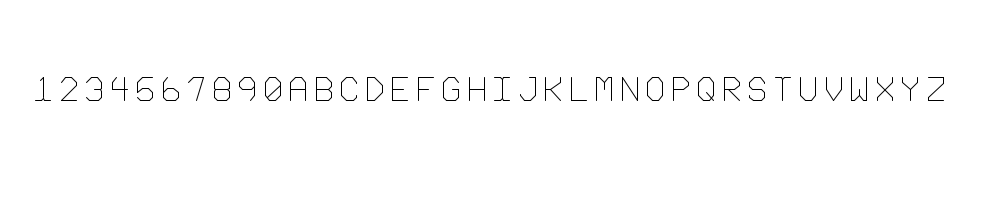
Frame 1 (no input)
Frame 60 (the mouse pressed at the canvas centre just before this capture): identical to frame 1, image omitted
Frame 120 (the mouse held since frame 60 and released just before this capture): identical to frame 1, image omitted

The Processing sketch that drew this single still picture (run headless with seeded random() and noise(); from frame 60 on, the mouse is pressed at the canvas centre):

// Processing sketch: jared_shiffman_monoline_pde
// ── jared_shiffman_monoline_pde.pde
JaredShiffmanFont JSF; 

void setup(){
  size (1000,200); 
  JSF = new JaredShiffmanFont(); 
  
  println("numPoints = " + JSF.F.letters[44].numPoints); 
}

void draw(){
  background(255); 
  stroke(0); 
  noFill(); 
  
  String myString = "1234567890abcdefghijklmnopqrstuvwxyz"; //Jared's Monospace Monoline";
  JSF.F.drawString(myString, 10,100, 0.15);
}
// ── JaredShiffmanFont.pde
// By Jared Shiffman https://www.perchinteractive.com/
// MIT Media Lab ACG (Aesthetics and Computation Group), 1999
// Ported by Golan Levin, 2017

class JaredShiffmanFont {

  jsVectorFont F;

  JaredShiffmanFont() {
    F = new jsVectorFont();
    
    F.letters[44].numPoints = 7;
    F.letters[44].pointTypes = new char[7];
    F.letters[44].x = new float[7];
    F.letters[44].y = new float[7];
    F.letters[44].pointTypes[0] = 'm';
    F.letters[44].x[0] = 20F;
    F.letters[44].y[0] = 0.0F;
    F.letters[44].pointTypes[1] = 'l';
    F.letters[44].x[1] = 40F;
    F.letters[44].y[1] = 20F;
    F.letters[44].pointTypes[2] = 'l';
    F.letters[44].x[2] = 60F;
    F.letters[44].y[2] = 0.0F;
    F.letters[44].pointTypes[3] = 'l';
    F.letters[44].x[3] = 40F;
    F.letters[44].y[3] = -20F;
    F.letters[44].pointTypes[4] = 'l';
    F.letters[44].x[4] = 20F;
    F.letters[44].y[4] = -40F;
    F.letters[44].pointTypes[5] = 'm';
    F.letters[44].x[5] = 40F;
    F.letters[44].y[5] = -20F;
    F.letters[44].pointTypes[6] = 'l';
    F.letters[44].x[6] = 20F;
    F.letters[44].y[6] = 0.0F;
    F.letters[46].numPoints = 5;
    F.letters[46].pointTypes = new char[5];
    F.letters[46].x = new float[5];
    F.letters[46].y = new float[5];
    F.letters[46].pointTypes[0] = 'm';
    F.letters[46].x[0] = 20F;
    F.letters[46].y[0] = 0.0F;
    F.letters[46].pointTypes[1] = 'l';
    F.letters[46].x[1] = 40F;
    F.letters[46].y[1] = 20F;
    F.letters[46].pointTypes[2] = 'l';
    F.letters[46].x[2] = 60F;
    F.letters[46].y[2] = 0.0F;
    F.letters[46].pointTypes[3] = 'l';
    F.letters[46].x[3] = 40F;
    F.letters[46].y[3] = -20F;
    F.letters[46].pointTypes[4] = 'l';
    F.letters[46].x[4] = 20F;
    F.letters[46].y[4] = 0.0F;
    F.letters[48].numPoints = 11;
    F.letters[48].pointTypes = new char[11];
    F.letters[48].x = new float[11];
    F.letters[48].y = new float[11];
    F.letters[48].pointTypes[0] = 'm';
    F.letters[48].x[0] = 100F;
    F.letters[48].y[0] = 120F;
    F.letters[48].pointTypes[1] = 'l';
    F.letters[48].x[1] = 70F;
    F.letters[48].y[1] = 150F;
    F.letters[48].pointTypes[2] = 'l';
    F.letters[48].x[2] = 30F;
    F.letters[48].y[2] = 150F;
    F.letters[48].pointTypes[3] = 'l';
    F.letters[48].x[3] = 0.0F;
    F.letters[48].y[3] = 120F;
    F.letters[48].pointTypes[4] = 'l';
    F.letters[48].x[4] = 0.0F;
    F.letters[48].y[4] = 30F;
    F.letters[48].pointTypes[5] = 'l';
    F.letters[48].x[5] = 30F;
    F.letters[48].y[5] = 0.0F;
    F.letters[48].pointTypes[6] = 'l';
    F.letters[48].x[6] = 70F;
    F.letters[48].y[6] = 0.0F;
    F.letters[48].pointTypes[7] = 'l';
    F.letters[48].x[7] = 100F;
    F.letters[48].y[7] = 30F;
    F.letters[48].pointTypes[8] = 'l';
    F.letters[48].x[8] = 100F;
    F.letters[48].y[8] = 120F;
    F.letters[48].pointTypes[9] = 'm';
    F.letters[48].x[9] = 16F;
    F.letters[48].y[9] = 15F;
    F.letters[48].pointTypes[10] = 'l';
    F.letters[48].x[10] = 100F;
    F.letters[48].y[10] = 100F;
    F.letters[49].numPoints = 8;
    F.letters[49].pointTypes = new char[8];
    F.letters[49].x = new float[8];
    F.letters[49].y = new float[8];
    F.letters[49].pointTypes[0] = 'm';
    F.letters[49].x[0] = 30F;
    F.letters[49].y[0] = 130F;
    F.letters[49].pointTypes[1] = 'l';
    F.letters[49].x[1] = 50F;
    F.letters[49].y[1] = 150F;
    F.letters[49].pointTypes[2] = 'l';
    F.letters[49].x[2] = 50F;
    F.letters[49].y[2] = 14F;
    F.letters[49].pointTypes[3] = 'm';
    F.letters[49].x[3] = 100F;
    F.letters[49].y[3] = 0.0F;
    F.letters[49].pointTypes[4] = 'l';
    F.letters[49].x[4] = 60F;
    F.letters[49].y[4] = 0.0F;
    F.letters[49].pointTypes[5] = 'l';
    F.letters[49].x[5] = 50F;
    F.letters[49].y[5] = 10F;
    F.letters[49].pointTypes[6] = 'l';
    F.letters[49].x[6] = 40F;
    F.letters[49].y[6] = 0.0F;
    F.letters[49].pointTypes[7] = 'l';
    F.letters[49].x[7] = 0.0F;
    F.letters[49].y[7] = 0.0F;
    F.letters[50].numPoints = 7;
    F.letters[50].pointTypes = new char[7];
    F.letters[50].x = new float[7];
    F.letters[50].y = new float[7];
    F.letters[50].pointTypes[0] = 'm';
    F.letters[50].x[0] = 0.0F;
    F.letters[50].y[0] = 120F;
    F.letters[50].pointTypes[1] = 'l';
    F.letters[50].x[1] = 30F;
    F.letters[50].y[1] = 150F;
    F.letters[50].pointTypes[2] = 'l';
    F.letters[50].x[2] = 70F;
    F.letters[50].y[2] = 150F;
    F.letters[50].pointTypes[3] = 'l';
    F.letters[50].x[3] = 100F;
    F.letters[50].y[3] = 120F;
    F.letters[50].pointTypes[4] = 'l';
    F.letters[50].x[4] = 100F;
    F.letters[50].y[4] = 100F;
    F.letters[50].pointTypes[5] = 'l';
    F.letters[50].x[5] = 0.0F;
    F.letters[50].y[5] = 0.0F;
    F.letters[50].pointTypes[6] = 'l';
    F.letters[50].x[6] = 100F;
    F.letters[50].y[6] = 0.0F;
    F.letters[51].numPoints = 13;
    F.letters[51].pointTypes = new char[13];
    F.letters[51].x = new float[13];
    F.letters[51].y = new float[13];
    F.letters[51].pointTypes[0] = 'm';
    F.letters[51].x[0] = 0.0F;
    F.letters[51].y[0] = 120F;
    F.letters[51].pointTypes[1] = 'l';
    F.letters[51].x[1] = 30F;
    F.letters[51].y[1] = 150F;
    F.letters[51].pointTypes[2] = 'l';
    F.letters[51].x[2] = 70F;
    F.letters[51].y[2] = 150F;
    F.letters[51].pointTypes[3] = 'l';
    F.letters[51].x[3] = 100F;
    F.letters[51].y[3] = 120F;
    F.letters[51].pointTypes[4] = 'l';
    F.letters[51].x[4] = 100F;
    F.letters[51].y[4] = 80F;
    F.letters[51].pointTypes[5] = 'l';
    F.letters[51].x[5] = 90F;
    F.letters[51].y[5] = 70F;
    F.letters[51].pointTypes[6] = 'l';
    F.letters[51].x[6] = 100F;
    F.letters[51].y[6] = 60F;
    F.letters[51].pointTypes[7] = 'l';
    F.letters[51].x[7] = 100F;
    F.letters[51].y[7] = 17F;
    F.letters[51].pointTypes[8] = 'l';
    F.letters[51].x[8] = 80F;
    F.letters[51].y[8] = 0.0F;
    F.letters[51].pointTypes[9] = 'l';
    F.letters[51].x[9] = 20F;
    F.letters[51].y[9] = 0.0F;
    F.letters[51].pointTypes[10] = 'l';
    F.letters[51].x[10] = 0.0F;
    F.letters[51].y[10] = 20F;
    F.letters[51].pointTypes[11] = 'm';
    F.letters[51].x[11] = 50F;
    F.letters[51].y[11] = 70F;
    F.letters[51].pointTypes[12] = 'l';
    F.letters[51].x[12] = 90F;
    F.letters[51].y[12] = 70F;
    F.letters[52].numPoints = 6;
    F.letters[52].pointTypes = new char[6];
    F.letters[52].x = new float[6];
    F.letters[52].y = new float[6];
    F.letters[52].pointTypes[0] = 'm';
    F.letters[52].x[0] = 30F;
    F.letters[52].y[0] = 150F;
    F.letters[52].pointTypes[1] = 'l';
    F.letters[52].x[1] = 0.0F;
    F.letters[52].y[1] = 120F;
    F.letters[52].pointTypes[2] = 'l';
    F.letters[52].x[2] = 0.0F;
    F.letters[52].y[2] = 70F;
    F.letters[52].pointTypes[3] = 'l';
    F.letters[52].x[3] = 100F;
    F.letters[52].y[3] = 70F;
    F.letters[52].pointTypes[4] = 'm';
    F.letters[52].x[4] = 80F;
    F.letters[52].y[4] = 150F;
    F.letters[52].pointTypes[5] = 'l';
    F.letters[52].x[5] = 80F;
    F.letters[52].y[5] = 0.0F;
    F.letters[53].numPoints = 11;
    F.letters[53].pointTypes = new char[11];
    F.letters[53].x = new float[11];
    F.letters[53].y = new float[11];
    F.letters[53].pointTypes[0] = 'm';
    F.letters[53].x[0] = 100F;
    F.letters[53].y[0] = 150F;
    F.letters[53].pointTypes[1] = 'l';
    F.letters[53].x[1] = 30F;
    F.letters[53].y[1] = 150F;
    F.letters[53].pointTypes[2] = 'l';
    F.letters[53].x[2] = 0.0F;
    F.letters[53].y[2] = 120F;
    F.letters[53].pointTypes[3] = 'l';
    F.letters[53].x[3] = 0.0F;
    F.letters[53].y[3] = 50F;
    F.letters[53].pointTypes[4] = 'l';
    F.letters[53].x[4] = 30F;
    F.letters[53].y[4] = 80F;
    F.letters[53].pointTypes[5] = 'l';
    F.letters[53].x[5] = 76F;
    F.letters[53].y[5] = 80F;
    F.letters[53].pointTypes[6] = 'l';
    F.letters[53].x[6] = 100F;
    F.letters[53].y[6] = 50F;
    F.letters[53].pointTypes[7] = 'l';
    F.letters[53].x[7] = 100F;
    F.letters[53].y[7] = 20F;
    F.letters[53].pointTypes[8] = 'l';
    F.letters[53].x[8] = 80F;
    F.letters[53].y[8] = 0.0F;
    F.letters[53].pointTypes[9] = 'l';
    F.letters[53].x[9] = 20F;
    F.letters[53].y[9] = 0.0F;
    F.letters[53].pointTypes[10] = 'l';
    F.letters[53].x[10] = 0.0F;
    F.letters[53].y[10] = 20F;
    F.letters[54].numPoints = 10;
    F.letters[54].pointTypes = new char[10];
    F.letters[54].x = new float[10];
    F.letters[54].y = new float[10];
    F.letters[54].pointTypes[0] = 'm';
    F.letters[54].x[0] = 30F;
    F.letters[54].y[0] = 150F;
    F.letters[54].pointTypes[1] = 'l';
    F.letters[54].x[1] = 0.0F;
    F.letters[54].y[1] = 120F;
    F.letters[54].pointTypes[2] = 'l';
    F.letters[54].x[2] = 0.0F;
    F.letters[54].y[2] = 20F;
    F.letters[54].pointTypes[3] = 'l';
    F.letters[54].x[3] = 20F;
    F.letters[54].y[3] = 0.0F;
    F.letters[54].pointTypes[4] = 'l';
    F.letters[54].x[4] = 80F;
    F.letters[54].y[4] = 0.0F;
    F.letters[54].pointTypes[5] = 'l';
    F.letters[54].x[5] = 100F;
    F.letters[54].y[5] = 20F;
    F.letters[54].pointTypes[6] = 'l';
    F.letters[54].x[6] = 100F;
    F.letters[54].y[6] = 50F;
    F.letters[54].pointTypes[7] = 'l';
    F.letters[54].x[7] = 70F;
    F.letters[54].y[7] = 80F;
    F.letters[54].pointTypes[8] = 'l';
    F.letters[54].x[8] = 30F;
    F.letters[54].y[8] = 80F;
    F.letters[54].pointTypes[9] = 'l';
    F.letters[54].x[9] = 0.0F;
    F.letters[54].y[9] = 50F;
    F.letters[55].numPoints = 4;
    F.letters[55].pointTypes = new char[4];
    F.letters[55].x = new float[4];
    F.letters[55].y = new float[4];
    F.letters[55].pointTypes[0] = 'm';
    F.letters[55].x[0] = 0.0F;
    F.letters[55].y[0] = 120F;
    F.letters[55].pointTypes[1] = 'l';
    F.letters[55].x[1] = 30F;
    F.letters[55].y[1] = 150F;
    F.letters[55].pointTypes[2] = 'l';
    F.letters[55].x[2] = 100F;
    F.letters[55].y[2] = 150F;
    F.letters[55].pointTypes[3] = 'l';
    F.letters[55].x[3] = 50F;
    F.letters[55].y[3] = 0.0F;
    F.letters[56].numPoints = 17;
    F.letters[56].pointTypes = new char[17];
    F.letters[56].x = new float[17];
    F.letters[56].y = new float[17];
    F.letters[56].pointTypes[0] = 'm';
    F.letters[56].x[0] = 0.0F;
    F.letters[56].y[0] = 120F;
    F.letters[56].pointTypes[1] = 'l';
    F.letters[56].x[1] = 30F;
    F.letters[56].y[1] = 150F;
    F.letters[56].pointTypes[2] = 'l';
    F.letters[56].x[2] = 70F;
    F.letters[56].y[2] = 150F;
    F.letters[56].pointTypes[3] = 'l';
    F.letters[56].x[3] = 100F;
    F.letters[56].y[3] = 120F;
    F.letters[56].pointTypes[4] = 'l';
    F.letters[56].x[4] = 100F;
    F.letters[56].y[4] = 80F;
    F.letters[56].pointTypes[5] = 'l';
    F.letters[56].x[5] = 87F;
    F.letters[56].y[5] = 70F;
    F.letters[56].pointTypes[6] = 'l';
    F.letters[56].x[6] = 100F;
    F.letters[56].y[6] = 60F;
    F.letters[56].pointTypes[7] = 'l';
    F.letters[56].x[7] = 100F;
    F.letters[56].y[7] = 20F;
    F.letters[56].pointTypes[8] = 'l';
    F.letters[56].x[8] = 80F;
    F.letters[56].y[8] = 0.0F;
    F.letters[56].pointTypes[9] = 'l';
    F.letters[56].x[9] = 20F;
    F.letters[56].y[9] = 0.0F;
    F.letters[56].pointTypes[10] = 'l';
    F.letters[56].x[10] = 0.0F;
    F.letters[56].y[10] = 20F;
    F.letters[56].pointTypes[11] = 'l';
    F.letters[56].x[11] = 0.0F;
    F.letters[56].y[11] = 60F;
    F.letters[56].pointTypes[12] = 'l';
    F.letters[56].x[12] = 10F;
    F.letters[56].y[12] = 70F;
    F.letters[56].pointTypes[13] = 'l';
    F.letters[56].x[13] = 0.0F;
    F.letters[56].y[13] = 80F;
    F.letters[56].pointTypes[14] = 'l';
    F.letters[56].x[14] = 0.0F;
    F.letters[56].y[14] = 120F;
    F.letters[56].pointTypes[15] = 'm';
    F.letters[56].x[15] = 10F;
    F.letters[56].y[15] = 70F;
    F.letters[56].pointTypes[16] = 'l';
    F.letters[56].x[16] = 87F;
    F.letters[56].y[16] = 70F;
    F.letters[57].numPoints = 12;
    F.letters[57].pointTypes = new char[12];
    F.letters[57].x = new float[12];
    F.letters[57].y = new float[12];
    F.letters[57].pointTypes[0] = 'm';
    F.letters[57].x[0] = 20F;
    F.letters[57].y[0] = 70F;
    F.letters[57].pointTypes[1] = 'l';
    F.letters[57].x[1] = 0.0F;
    F.letters[57].y[1] = 87F;
    F.letters[57].pointTypes[2] = 'l';
    F.letters[57].x[2] = 0.0F;
    F.letters[57].y[2] = 120F;
    F.letters[57].pointTypes[3] = 'l';
    F.letters[57].x[3] = 30F;
    F.letters[57].y[3] = 150F;
    F.letters[57].pointTypes[4] = 'l';
    F.letters[57].x[4] = 70F;
    F.letters[57].y[4] = 150F;
    F.letters[57].pointTypes[5] = 'l';
    F.letters[57].x[5] = 100F;
    F.letters[57].y[5] = 120F;
    F.letters[57].pointTypes[6] = 'l';
    F.letters[57].x[6] = 100F;
    F.letters[57].y[6] = 90F;
    F.letters[57].pointTypes[7] = 'l';
    F.letters[57].x[7] = 100F;
    F.letters[57].y[7] = 30F;
    F.letters[57].pointTypes[8] = 'l';
    F.letters[57].x[8] = 73F;
    F.letters[57].y[8] = 0.0F;
    F.letters[57].pointTypes[9] = 'm';
    F.letters[57].x[9] = 20F;
    F.letters[57].y[9] = 70F;
    F.letters[57].pointTypes[10] = 'l';
    F.letters[57].x[10] = 80F;
    F.letters[57].y[10] = 70F;
    F.letters[57].pointTypes[11] = 'l';
    F.letters[57].x[11] = 100F;
    F.letters[57].y[11] = 90F;
    F.letters[97].numPoints = 8;
    F.letters[97].pointTypes = new char[8];
    F.letters[97].x = new float[8];
    F.letters[97].y = new float[8];
    F.letters[97].pointTypes[0] = 'm';
    F.letters[97].x[0] = 0.0F;
    F.letters[97].y[0] = 0.0F;
    F.letters[97].pointTypes[1] = 'l';
    F.letters[97].x[1] = 0.0F;
    F.letters[97].y[1] = 120F;
    F.letters[97].pointTypes[2] = 'l';
    F.letters[97].x[2] = 30F;
    F.letters[97].y[2] = 150F;
    F.letters[97].pointTypes[3] = 'l';
    F.letters[97].x[3] = 70F;
    F.letters[97].y[3] = 150F;
    F.letters[97].pointTypes[4] = 'l';
    F.letters[97].x[4] = 100F;
    F.letters[97].y[4] = 120F;
    F.letters[97].pointTypes[5] = 'l';
    F.letters[97].x[5] = 100F;
    F.letters[97].y[5] = 0.0F;
    F.letters[97].pointTypes[6] = 'm';
    F.letters[97].x[6] = 0.0F;
    F.letters[97].y[6] = 70F;
    F.letters[97].pointTypes[7] = 'l';
    F.letters[97].x[7] = 100F;
    F.letters[97].y[7] = 70F;
    F.letters[98].numPoints = 13;
    F.letters[98].pointTypes = new char[13];
    F.letters[98].x = new float[13];
    F.letters[98].y = new float[13];
    F.letters[98].pointTypes[0] = 'm';
    F.letters[98].x[0] = 0.0F;
    F.letters[98].y[0] = 0.0F;
    F.letters[98].pointTypes[1] = 'l';
    F.letters[98].x[1] = 0.0F;
    F.letters[98].y[1] = 150F;
    F.letters[98].pointTypes[2] = 'l';
    F.letters[98].x[2] = 70F;
    F.letters[98].y[2] = 150F;
    F.letters[98].pointTypes[3] = 'l';
    F.letters[98].x[3] = 100F;
    F.letters[98].y[3] = 120F;
    F.letters[98].pointTypes[4] = 'l';
    F.letters[98].x[4] = 100F;
    F.letters[98].y[4] = 90F;
    F.letters[98].pointTypes[5] = 'm';
    F.letters[98].x[5] = 0.0F;
    F.letters[98].y[5] = 0.0F;
    F.letters[98].pointTypes[6] = 'l';
    F.letters[98].x[6] = 80F;
    F.letters[98].y[6] = 0.0F;
    F.letters[98].pointTypes[7] = 'l';
    F.letters[98].x[7] = 100F;
    F.letters[98].y[7] = 20F;
    F.letters[98].pointTypes[8] = 'l';
    F.letters[98].x[8] = 100F;
    F.letters[98].y[8] = 50F;
    F.letters[98].pointTypes[9] = 'l';
    F.letters[98].x[9] = 80F;
    F.letters[98].y[9] = 70F;
    F.letters[98].pointTypes[10] = 'l';
    F.letters[98].x[10] = 100F;
    F.letters[98].y[10] = 90F;
    F.letters[98].pointTypes[11] = 'm';
    F.letters[98].x[11] = 0.0F;
    F.letters[98].y[11] = 70F;
    F.letters[98].pointTypes[12] = 'l';
    F.letters[98].x[12] = 80F;
    F.letters[98].y[12] = 70F;
    F.letters[99].numPoints = 10;
    F.letters[99].pointTypes = new char[10];
    F.letters[99].x = new float[10];
    F.letters[99].y = new float[10];
    F.letters[99].pointTypes[0] = 'm';
    F.letters[99].x[0] = 100F;
    F.letters[99].y[0] = 110F;
    F.letters[99].pointTypes[1] = 'l';
    F.letters[99].x[1] = 100F;
    F.letters[99].y[1] = 120F;
    F.letters[99].pointTypes[2] = 'l';
    F.letters[99].x[2] = 70F;
    F.letters[99].y[2] = 150F;
    F.letters[99].pointTypes[3] = 'l';
    F.letters[99].x[3] = 30F;
    F.letters[99].y[3] = 150F;
    F.letters[99].pointTypes[4] = 'l';
    F.letters[99].x[4] = 0.0F;
    F.letters[99].y[4] = 120F;
    F.letters[99].pointTypes[5] = 'l';
    F.letters[99].x[5] = 0.0F;
    F.letters[99].y[5] = 30F;
    F.letters[99].pointTypes[6] = 'l';
    F.letters[99].x[6] = 30F;
    F.letters[99].y[6] = 0.0F;
    F.letters[99].pointTypes[7] = 'l';
    F.letters[99].x[7] = 80F;
    F.letters[99].y[7] = 0.0F;
    F.letters[99].pointTypes[8] = 'l';
    F.letters[99].x[8] = 100F;
    F.letters[99].y[8] = 20F;
    F.letters[99].pointTypes[9] = 'l';
    F.letters[99].x[9] = 100F;
    F.letters[99].y[9] = 30F;
    F.letters[100].numPoints = 7;
    F.letters[100].pointTypes = new char[7];
    F.letters[100].x = new float[7];
    F.letters[100].y = new float[7];
    F.letters[100].pointTypes[0] = 'm';
    F.letters[100].x[0] = 0.0F;
    F.letters[100].y[0] = 150F;
    F.letters[100].pointTypes[1] = 'l';
    F.letters[100].x[1] = 0.0F;
    F.letters[100].y[1] = 0.0F;
    F.letters[100].pointTypes[2] = 'l';
    F.letters[100].x[2] = 50F;
    F.letters[100].y[2] = 0.0F;
    F.letters[100].pointTypes[3] = 'l';
    F.letters[100].x[3] = 100F;
    F.letters[100].y[3] = 50F;
    F.letters[100].pointTypes[4] = 'l';
    F.letters[100].x[4] = 100F;
    F.letters[100].y[4] = 100F;
    F.letters[100].pointTypes[5] = 'l';
    F.letters[100].x[5] = 50F;
    F.letters[100].y[5] = 150F;
    F.letters[100].pointTypes[6] = 'l';
    F.letters[100].x[6] = 0.0F;
    F.letters[100].y[6] = 150F;
    F.letters[101].numPoints = 7;
    F.letters[101].pointTypes = new char[7];
    F.letters[101].x = new float[7];
    F.letters[101].y = new float[7];
    F.letters[101].pointTypes[0] = 'm';
    F.letters[101].x[0] = 70F;
    F.letters[101].y[0] = 70F;
    F.letters[101].pointTypes[1] = 'l';
    F.letters[101].x[1] = 0.0F;
    F.letters[101].y[1] = 70F;
    F.letters[101].pointTypes[2] = 'l';
    F.letters[101].x[2] = 0.0F;
    F.letters[101].y[2] = 0.0F;
    F.letters[101].pointTypes[3] = 'l';
    F.letters[101].x[3] = 100F;
    F.letters[101].y[3] = 0.0F;
    F.letters[101].pointTypes[4] = 'm';
    F.letters[101].x[4] = 100F;
    F.letters[101].y[4] = 150F;
    F.letters[101].pointTypes[5] = 'l';
    F.letters[101].x[5] = 0.0F;
    F.letters[101].y[5] = 150F;
    F.letters[101].pointTypes[6] = 'l';
    F.letters[101].x[6] = 0.0F;
    F.letters[101].y[6] = 70F;
    F.letters[102].numPoints = 5;
    F.letters[102].pointTypes = new char[5];
    F.letters[102].x = new float[5];
    F.letters[102].y = new float[5];
    F.letters[102].pointTypes[0] = 'm';
    F.letters[102].x[0] = 100F;
    F.letters[102].y[0] = 150F;
    F.letters[102].pointTypes[1] = 'l';
    F.letters[102].x[1] = 0.0F;
    F.letters[102].y[1] = 150F;
    F.letters[102].pointTypes[2] = 'l';
    F.letters[102].x[2] = 0.0F;
    F.letters[102].y[2] = 0.0F;
    F.letters[102].pointTypes[3] = 'm';
    F.letters[102].x[3] = 70F;
    F.letters[102].y[3] = 70F;
    F.letters[102].pointTypes[4] = 'l';
    F.letters[102].x[4] = 0.0F;
    F.letters[102].y[4] = 70F;
    F.letters[103].numPoints = 10;
    F.letters[103].pointTypes = new char[10];
    F.letters[103].x = new float[10];
    F.letters[103].y = new float[10];
    F.letters[103].pointTypes[0] = 'm';
    F.letters[103].x[0] = 100F;
    F.letters[103].y[0] = 120F;
    F.letters[103].pointTypes[1] = 'l';
    F.letters[103].x[1] = 70F;
    F.letters[103].y[1] = 150F;
    F.letters[103].pointTypes[2] = 'l';
    F.letters[103].x[2] = 30F;
    F.letters[103].y[2] = 150F;
    F.letters[103].pointTypes[3] = 'l';
    F.letters[103].x[3] = 0.0F;
    F.letters[103].y[3] = 120F;
    F.letters[103].pointTypes[4] = 'l';
    F.letters[103].x[4] = 0.0F;
    F.letters[103].y[4] = 20F;
    F.letters[103].pointTypes[5] = 'l';
    F.letters[103].x[5] = 20F;
    F.letters[103].y[5] = 0.0F;
    F.letters[103].pointTypes[6] = 'l';
    F.letters[103].x[6] = 77F;
    F.letters[103].y[6] = 0.0F;
    F.letters[103].pointTypes[7] = 'l';
    F.letters[103].x[7] = 100F;
    F.letters[103].y[7] = 20F;
    F.letters[103].pointTypes[8] = 'l';
    F.letters[103].x[8] = 100F;
    F.letters[103].y[8] = 70F;
    F.letters[103].pointTypes[9] = 'l';
    F.letters[103].x[9] = 60F;
    F.letters[103].y[9] = 70F;
    F.letters[104].numPoints = 6;
    F.letters[104].pointTypes = new char[6];
    F.letters[104].x = new float[6];
    F.letters[104].y = new float[6];
    F.letters[104].pointTypes[0] = 'm';
    F.letters[104].x[0] = 0.0F;
    F.letters[104].y[0] = 150F;
    F.letters[104].pointTypes[1] = 'l';
    F.letters[104].x[1] = 0.0F;
    F.letters[104].y[1] = 0.0F;
    F.letters[104].pointTypes[2] = 'm';
    F.letters[104].x[2] = 100F;
    F.letters[104].y[2] = 150F;
    F.letters[104].pointTypes[3] = 'l';
    F.letters[104].x[3] = 100F;
    F.letters[104].y[3] = 0.0F;
    F.letters[104].pointTypes[4] = 'm';
    F.letters[104].x[4] = 0.0F;
    F.letters[104].y[4] = 70F;
    F.letters[104].pointTypes[5] = 'l';
    F.letters[104].x[5] = 100F;
    F.letters[104].y[5] = 70F;
    F.letters[105].numPoints = 12;
    F.letters[105].pointTypes = new char[12];
    F.letters[105].x = new float[12];
    F.letters[105].y = new float[12];
    F.letters[105].pointTypes[0] = 'm';
    F.letters[105].x[0] = 50F;
    F.letters[105].y[0] = 140F;
    F.letters[105].pointTypes[1] = 'l';
    F.letters[105].x[1] = 50F;
    F.letters[105].y[1] = 10F;
    F.letters[105].pointTypes[2] = 'm';
    F.letters[105].x[2] = 100F;
    F.letters[105].y[2] = 150F;
    F.letters[105].pointTypes[3] = 'l';
    F.letters[105].x[3] = 60F;
    F.letters[105].y[3] = 150F;
    F.letters[105].pointTypes[4] = 'l';
    F.letters[105].x[4] = 50F;
    F.letters[105].y[4] = 140F;
    F.letters[105].pointTypes[5] = 'l';
    F.letters[105].x[5] = 40F;
    F.letters[105].y[5] = 150F;
    F.letters[105].pointTypes[6] = 'l';
    F.letters[105].x[6] = 0.0F;
    F.letters[105].y[6] = 150F;
    F.letters[105].pointTypes[7] = 'm';
    F.letters[105].x[7] = 0.0F;
    F.letters[105].y[7] = 0.0F;
    F.letters[105].pointTypes[8] = 'l';
    F.letters[105].x[8] = 40F;
    F.letters[105].y[8] = 0.0F;
    F.letters[105].pointTypes[9] = 'l';
    F.letters[105].x[9] = 50F;
    F.letters[105].y[9] = 10F;
    F.letters[105].pointTypes[10] = 'l';
    F.letters[105].x[10] = 60F;
    F.letters[105].y[10] = 0.0F;
    F.letters[105].pointTypes[11] = 'l';
    F.letters[105].x[11] = 100F;
    F.letters[105].y[11] = 0.0F;
    F.letters[106].numPoints = 7;
    F.letters[106].pointTypes = new char[7];
    F.letters[106].x = new float[7];
    F.letters[106].y = new float[7];
    F.letters[106].pointTypes[0] = 'm';
    F.letters[106].x[0] = 60F;
    F.letters[106].y[0] = 150F;
    F.letters[106].pointTypes[1] = 'l';
    F.letters[106].x[1] = 100F;
    F.letters[106].y[1] = 150F;
    F.letters[106].pointTypes[2] = 'l';
    F.letters[106].x[2] = 100F;
    F.letters[106].y[2] = 30F;
    F.letters[106].pointTypes[3] = 'l';
    F.letters[106].x[3] = 70F;
    F.letters[106].y[3] = 0.0F;
    F.letters[106].pointTypes[4] = 'l';
    F.letters[106].x[4] = 30F;
    F.letters[106].y[4] = 0.0F;
    F.letters[106].pointTypes[5] = 'l';
    F.letters[106].x[5] = 0.0F;
    F.letters[106].y[5] = 30F;
    F.letters[106].pointTypes[6] = 'l';
    F.letters[106].x[6] = 0.0F;
    F.letters[106].y[6] = 40F;
    F.letters[107].numPoints = 8;
    F.letters[107].pointTypes = new char[8];
    F.letters[107].x = new float[8];
    F.letters[107].y = new float[8];
    F.letters[107].pointTypes[0] = 'm';
    F.letters[107].x[0] = 0.0F;
    F.letters[107].y[0] = 150F;
    F.letters[107].pointTypes[1] = 'l';
    F.letters[107].x[1] = 0.0F;
    F.letters[107].y[1] = 0.0F;
    F.letters[107].pointTypes[2] = 'm';
    F.letters[107].x[2] = 100F;
    F.letters[107].y[2] = 150F;
    F.letters[107].pointTypes[3] = 'l';
    F.letters[107].x[3] = 100F;
    F.letters[107].y[3] = 120F;
    F.letters[107].pointTypes[4] = 'l';
    F.letters[107].x[4] = 30F;
    F.letters[107].y[4] = 70F;
    F.letters[107].pointTypes[5] = 'l';
    F.letters[107].x[5] = 100F;
    F.letters[107].y[5] = 0.0F;
    F.letters[107].pointTypes[6] = 'm';
    F.letters[107].x[6] = 0.0F;
    F.letters[107].y[6] = 70F;
    F.letters[107].pointTypes[7] = 'l';
    F.letters[107].x[7] = 30F;
    F.letters[107].y[7] = 70F;
    F.letters[108].numPoints = 3;
    F.letters[108].pointTypes = new char[3];
    F.letters[108].x = new float[3];
    F.letters[108].y = new float[3];
    F.letters[108].pointTypes[0] = 'm';
    F.letters[108].x[0] = 0.0F;
    F.letters[108].y[0] = 150F;
    F.letters[108].pointTypes[1] = 'l';
    F.letters[108].x[1] = 0.0F;
    F.letters[108].y[1] = 0.0F;
    F.letters[108].pointTypes[2] = 'l';
    F.letters[108].x[2] = 100F;
    F.letters[108].y[2] = 0.0F;
    F.letters[109].numPoints = 9;
    F.letters[109].pointTypes = new char[9];
    F.letters[109].x = new float[9];
    F.letters[109].y = new float[9];
    F.letters[109].pointTypes[0] = 'm';
    F.letters[109].x[0] = 0.0F;
    F.letters[109].y[0] = 0.0F;
    F.letters[109].pointTypes[1] = 'l';
    F.letters[109].x[1] = 0.0F;
    F.letters[109].y[1] = 150F;
    F.letters[109].pointTypes[2] = 'l';
    F.letters[109].x[2] = 20F;
    F.letters[109].y[2] = 150F;
    F.letters[109].pointTypes[3] = 'l';
    F.letters[109].x[3] = 50F;
    F.letters[109].y[3] = 120F;
    F.letters[109].pointTypes[4] = 'l';
    F.letters[109].x[4] = 80F;
    F.letters[109].y[4] = 150F;
    F.letters[109].pointTypes[5] = 'l';
    F.letters[109].x[5] = 100F;
    F.letters[109].y[5] = 150F;
    F.letters[109].pointTypes[6] = 'l';
    F.letters[109].x[6] = 100F;
    F.letters[109].y[6] = 0.0F;
    F.letters[109].pointTypes[7] = 'm';
    F.letters[109].x[7] = 50F;
    F.letters[109].y[7] = 70F;
    F.letters[109].pointTypes[8] = 'l';
    F.letters[109].x[8] = 50F;
    F.letters[109].y[8] = 120F;
    F.letters[110].numPoints = 5;
    F.letters[110].pointTypes = new char[5];
    F.letters[110].x = new float[5];
    F.letters[110].y = new float[5];
    F.letters[110].pointTypes[0] = 'm';
    F.letters[110].x[0] = 0.0F;
    F.letters[110].y[0] = 0.0F;
    F.letters[110].pointTypes[1] = 'l';
    F.letters[110].x[1] = 0.0F;
    F.letters[110].y[1] = 150F;
    F.letters[110].pointTypes[2] = 'l';
    F.letters[110].x[2] = 100F;
    F.letters[110].y[2] = 0.0F;
    F.letters[110].pointTypes[3] = 'l';
    F.letters[110].x[3] = 100F;
    F.letters[110].y[3] = 130F;
    F.letters[110].pointTypes[4] = 'l';
    F.letters[110].x[4] = 100F;
    F.letters[110].y[4] = 150F;
    F.letters[111].numPoints = 9;
    F.letters[111].pointTypes = new char[9];
    F.letters[111].x = new float[9];
    F.letters[111].y = new float[9];
    F.letters[111].pointTypes[0] = 'm';
    F.letters[111].x[0] = 0.0F;
    F.letters[111].y[0] = 33F;
    F.letters[111].pointTypes[1] = 'l';
    F.letters[111].x[1] = 30F;
    F.letters[111].y[1] = 0.0F;
    F.letters[111].pointTypes[2] = 'l';
    F.letters[111].x[2] = 70F;
    F.letters[111].y[2] = 0.0F;
    F.letters[111].pointTypes[3] = 'l';
    F.letters[111].x[3] = 100F;
    F.letters[111].y[3] = 33F;
    F.letters[111].pointTypes[4] = 'l';
    F.letters[111].x[4] = 100F;
    F.letters[111].y[4] = 120F;
    F.letters[111].pointTypes[5] = 'l';
    F.letters[111].x[5] = 70F;
    F.letters[111].y[5] = 150F;
    F.letters[111].pointTypes[6] = 'l';
    F.letters[111].x[6] = 30F;
    F.letters[111].y[6] = 150F;
    F.letters[111].pointTypes[7] = 'l';
    F.letters[111].x[7] = 0.0F;
    F.letters[111].y[7] = 120F;
    F.letters[111].pointTypes[8] = 'l';
    F.letters[111].x[8] = 0.0F;
    F.letters[111].y[8] = 33F;
    F.letters[112].numPoints = 7;
    F.letters[112].pointTypes = new char[7];
    F.letters[112].x = new float[7];
    F.letters[112].y = new float[7];
    F.letters[112].pointTypes[0] = 'm';
    F.letters[112].x[0] = 0.0F;
    F.letters[112].y[0] = 0.0F;
    F.letters[112].pointTypes[1] = 'l';
    F.letters[112].x[1] = 0.0F;
    F.letters[112].y[1] = 150F;
    F.letters[112].pointTypes[2] = 'l';
    F.letters[112].x[2] = 70F;
    F.letters[112].y[2] = 150F;
    F.letters[112].pointTypes[3] = 'l';
    F.letters[112].x[3] = 100F;
    F.letters[112].y[3] = 120F;
    F.letters[112].pointTypes[4] = 'l';
    F.letters[112].x[4] = 100F;
    F.letters[112].y[4] = 100F;
    F.letters[112].pointTypes[5] = 'l';
    F.letters[112].x[5] = 70F;
    F.letters[112].y[5] = 70F;
    F.letters[112].pointTypes[6] = 'l';
    F.letters[112].x[6] = 0.0F;
    F.letters[112].y[6] = 70F;
    F.letters[113].numPoints = 11;
    F.letters[113].pointTypes = new char[11];
    F.letters[113].x = new float[11];
    F.letters[113].y = new float[11];
    F.letters[113].pointTypes[0] = 'm';
    F.letters[113].x[0] = 0.0F;
    F.letters[113].y[0] = 120F;
    F.letters[113].pointTypes[1] = 'l';
    F.letters[113].x[1] = 30F;
    F.letters[113].y[1] = 150F;
    F.letters[113].pointTypes[2] = 'l';
    F.letters[113].x[2] = 70F;
    F.letters[113].y[2] = 150F;
    F.letters[113].pointTypes[3] = 'l';
    F.letters[113].x[3] = 100F;
    F.letters[113].y[3] = 120F;
    F.letters[113].pointTypes[4] = 'l';
    F.letters[113].x[4] = 100F;
    F.letters[113].y[4] = 30F;
    F.letters[113].pointTypes[5] = 'l';
    F.letters[113].x[5] = 70F;
    F.letters[113].y[5] = 0.0F;
    F.letters[113].pointTypes[6] = 'l';
    F.letters[113].x[6] = 30F;
    F.letters[113].y[6] = 0.0F;
    F.letters[113].pointTypes[7] = 'l';
    F.letters[113].x[7] = 0.0F;
    F.letters[113].y[7] = 30F;
    F.letters[113].pointTypes[8] = 'l';
    F.letters[113].x[8] = 0.0F;
    F.letters[113].y[8] = 120F;
    F.letters[113].pointTypes[9] = 'm';
    F.letters[113].x[9] = 50F;
    F.letters[113].y[9] = 50F;
    F.letters[113].pointTypes[10] = 'l';
    F.letters[113].x[10] = 100F;
    F.letters[113].y[10] = 0.0F;
    F.letters[114].numPoints = 9;
    F.letters[114].pointTypes = new char[9];
    F.letters[114].x = new float[9];
    F.letters[114].y = new float[9];
    F.letters[114].pointTypes[0] = 'm';
    F.letters[114].x[0] = 0.0F;
    F.letters[114].y[0] = 0.0F;
    F.letters[114].pointTypes[1] = 'l';
    F.letters[114].x[1] = 0.0F;
    F.letters[114].y[1] = 150F;
    F.letters[114].pointTypes[2] = 'l';
    F.letters[114].x[2] = 70F;
    F.letters[114].y[2] = 150F;
    F.letters[114].pointTypes[3] = 'l';
    F.letters[114].x[3] = 100F;
    F.letters[114].y[3] = 120F;
    F.letters[114].pointTypes[4] = 'l';
    F.letters[114].x[4] = 100F;
    F.letters[114].y[4] = 100F;
    F.letters[114].pointTypes[5] = 'l';
    F.letters[114].x[5] = 70F;
    F.letters[114].y[5] = 70F;
    F.letters[114].pointTypes[6] = 'l';
    F.letters[114].x[6] = 0.0F;
    F.letters[114].y[6] = 70F;
    F.letters[114].pointTypes[7] = 'm';
    F.letters[114].x[7] = 30F;
    F.letters[114].y[7] = 70F;
    F.letters[114].pointTypes[8] = 'l';
    F.letters[114].x[8] = 100F;
    F.letters[114].y[8] = 0.0F;
    F.letters[115].numPoints = 16;
    F.letters[115].pointTypes = new char[16];
    F.letters[115].x = new float[16];
    F.letters[115].y = new float[16];
    F.letters[115].pointTypes[0] = 'm';
    F.letters[115].x[0] = 100F;
    F.letters[115].y[0] = 120F;
    F.letters[115].pointTypes[1] = 'l';
    F.letters[115].x[1] = 70F;
    F.letters[115].y[1] = 150F;
    F.letters[115].pointTypes[2] = 'l';
    F.letters[115].x[2] = 30F;
    F.letters[115].y[2] = 150F;
    F.letters[115].pointTypes[3] = 'l';
    F.letters[115].x[3] = 0.0F;
    F.letters[115].y[3] = 120F;
    F.letters[115].pointTypes[4] = 'l';
    F.letters[115].x[4] = 0.0F;
    F.letters[115].y[4] = 90F;
    F.letters[115].pointTypes[5] = 'l';
    F.letters[115].x[5] = 20F;
    F.letters[115].y[5] = 70F;
    F.letters[115].pointTypes[6] = 'l';
    F.letters[115].x[6] = 80F;
    F.letters[115].y[6] = 70F;
    F.letters[115].pointTypes[7] = 'l';
    F.letters[115].x[7] = 100F;
    F.letters[115].y[7] = 50F;
    F.letters[115].pointTypes[8] = 'l';
    F.letters[115].x[8] = 100F;
    F.letters[115].y[8] = 17F;
    F.letters[115].pointTypes[9] = 'l';
    F.letters[115].x[9] = 80F;
    F.letters[115].y[9] = 0.0F;
    F.letters[115].pointTypes[10] = 'l';
    F.letters[115].x[10] = 24F;
    F.letters[115].y[10] = 0.0F;
    F.letters[115].pointTypes[11] = 'l';
    F.letters[115].x[11] = 0.0F;
    F.letters[115].y[11] = 20F;
    F.letters[115].pointTypes[12] = 'm';
    F.letters[115].x[12] = 0.0F;
    F.letters[115].y[12] = 30F;
    F.letters[115].pointTypes[13] = 'l';
    F.letters[115].x[13] = 0.0F;
    F.letters[115].y[13] = 20F;
    F.letters[115].pointTypes[14] = 'm';
    F.letters[115].x[14] = 100F;
    F.letters[115].y[14] = 110F;
    F.letters[115].pointTypes[15] = 'l';
    F.letters[115].x[15] = 100F;
    F.letters[115].y[15] = 120F;
    F.letters[116].numPoints = 7;
    F.letters[116].pointTypes = new char[7];
    F.letters[116].x = new float[7];
    F.letters[116].y = new float[7];
    F.letters[116].pointTypes[0] = 'm';
    F.letters[116].x[0] = 0.0F;
    F.letters[116].y[0] = 150F;
    F.letters[116].pointTypes[1] = 'l';
    F.letters[116].x[1] = 40F;
    F.letters[116].y[1] = 150F;
    F.letters[116].pointTypes[2] = 'l';
    F.letters[116].x[2] = 50F;
    F.letters[116].y[2] = 140F;
    F.letters[116].pointTypes[3] = 'l';
    F.letters[116].x[3] = 60F;
    F.letters[116].y[3] = 150F;
    F.letters[116].pointTypes[4] = 'l';
    F.letters[116].x[4] = 100F;
    F.letters[116].y[4] = 150F;
    F.letters[116].pointTypes[5] = 'm';
    F.letters[116].x[5] = 50F;
    F.letters[116].y[5] = 0.0F;
    F.letters[116].pointTypes[6] = 'l';
    F.letters[116].x[6] = 50F;
    F.letters[116].y[6] = 140F;
    F.letters[117].numPoints = 6;
    F.letters[117].pointTypes = new char[6];
    F.letters[117].x = new float[6];
    F.letters[117].y = new float[6];
    F.letters[117].pointTypes[0] = 'm';
    F.letters[117].x[0] = 0.0F;
    F.letters[117].y[0] = 150F;
    F.letters[117].pointTypes[1] = 'l';
    F.letters[117].x[1] = 0.0F;
    F.letters[117].y[1] = 30F;
    F.letters[117].pointTypes[2] = 'l';
    F.letters[117].x[2] = 30F;
    F.letters[117].y[2] = 0.0F;
    F.letters[117].pointTypes[3] = 'l';
    F.letters[117].x[3] = 70F;
    F.letters[117].y[3] = 0.0F;
    F.letters[117].pointTypes[4] = 'l';
    F.letters[117].x[4] = 100F;
    F.letters[117].y[4] = 30F;
    F.letters[117].pointTypes[5] = 'l';
    F.letters[117].x[5] = 100F;
    F.letters[117].y[5] = 150F;
    F.letters[118].numPoints = 5;
    F.letters[118].pointTypes = new char[5];
    F.letters[118].x = new float[5];
    F.letters[118].y = new float[5];
    F.letters[118].pointTypes[0] = 'm';
    F.letters[118].x[0] = 0.0F;
    F.letters[118].y[0] = 150F;
    F.letters[118].pointTypes[1] = 'l';
    F.letters[118].x[1] = 0.0F;
    F.letters[118].y[1] = 70F;
    F.letters[118].pointTypes[2] = 'l';
    F.letters[118].x[2] = 50F;
    F.letters[118].y[2] = 0.0F;
    F.letters[118].pointTypes[3] = 'l';
    F.letters[118].x[3] = 100F;
    F.letters[118].y[3] = 70F;
    F.letters[118].pointTypes[4] = 'l';
    F.letters[118].x[4] = 100F;
    F.letters[118].y[4] = 150F;
    F.letters[119].numPoints = 9;
    F.letters[119].pointTypes = new char[9];
    F.letters[119].x = new float[9];
    F.letters[119].y = new float[9];
    F.letters[119].pointTypes[0] = 'm';
    F.letters[119].x[0] = 0.0F;
    F.letters[119].y[0] = 150F;
    F.letters[119].pointTypes[1] = 'l';
    F.letters[119].x[1] = 0.0F;
    F.letters[119].y[1] = 0.0F;
    F.letters[119].pointTypes[2] = 'l';
    F.letters[119].x[2] = 20F;
    F.letters[119].y[2] = 0.0F;
    F.letters[119].pointTypes[3] = 'l';
    F.letters[119].x[3] = 50F;
    F.letters[119].y[3] = 30F;
    F.letters[119].pointTypes[4] = 'l';
    F.letters[119].x[4] = 80F;
    F.letters[119].y[4] = 0.0F;
    F.letters[119].pointTypes[5] = 'l';
    F.letters[119].x[5] = 100F;
    F.letters[119].y[5] = 0.0F;
    F.letters[119].pointTypes[6] = 'l';
    F.letters[119].x[6] = 100F;
    F.letters[119].y[6] = 150F;
    F.letters[119].pointTypes[7] = 'm';
    F.letters[119].x[7] = 50F;
    F.letters[119].y[7] = 70F;
    F.letters[119].pointTypes[8] = 'l';
    F.letters[119].x[8] = 50F;
    F.letters[119].y[8] = 30F;
    F.letters[120].numPoints = 10;
    F.letters[120].pointTypes = new char[10];
    F.letters[120].x = new float[10];
    F.letters[120].y = new float[10];
    F.letters[120].pointTypes[0] = 'm';
    F.letters[120].x[0] = 0.0F;
    F.letters[120].y[0] = 150F;
    F.letters[120].pointTypes[1] = 'l';
    F.letters[120].x[1] = 0.0F;
    F.letters[120].y[1] = 120F;
    F.letters[120].pointTypes[2] = 'l';
    F.letters[120].x[2] = 100F;
    F.letters[120].y[2] = 20F;
    F.letters[120].pointTypes[3] = 'm';
    F.letters[120].x[3] = 100F;
    F.letters[120].y[3] = 150F;
    F.letters[120].pointTypes[4] = 'l';
    F.letters[120].x[4] = 100F;
    F.letters[120].y[4] = 120F;
    F.letters[120].pointTypes[5] = 'l';
    F.letters[120].x[5] = 0.0F;
    F.letters[120].y[5] = 20F;
    F.letters[120].pointTypes[6] = 'm';
    F.letters[120].x[6] = 100F;
    F.letters[120].y[6] = 20F;
    F.letters[120].pointTypes[7] = 'l';
    F.letters[120].x[7] = 100F;
    F.letters[120].y[7] = 0.0F;
    F.letters[120].pointTypes[8] = 'm';
    F.letters[120].x[8] = 0.0F;
    F.letters[120].y[8] = 0.0F;
    F.letters[120].pointTypes[9] = 'l';
    F.letters[120].x[9] = 0.0F;
    F.letters[120].y[9] = 20F;
    F.letters[121].numPoints = 7;
    F.letters[121].pointTypes = new char[7];
    F.letters[121].x = new float[7];
    F.letters[121].y = new float[7];
    F.letters[121].pointTypes[0] = 'm';
    F.letters[121].x[0] = 0.0F;
    F.letters[121].y[0] = 150F;
    F.letters[121].pointTypes[1] = 'l';
    F.letters[121].x[1] = 0.0F;
    F.letters[121].y[1] = 120F;
    F.letters[121].pointTypes[2] = 'l';
    F.letters[121].x[2] = 50F;
    F.letters[121].y[2] = 70F;
    F.letters[121].pointTypes[3] = 'l';
    F.letters[121].x[3] = 100F;
    F.letters[121].y[3] = 120F;
    F.letters[121].pointTypes[4] = 'l';
    F.letters[121].x[4] = 100F;
    F.letters[121].y[4] = 150F;
    F.letters[121].pointTypes[5] = 'm';
    F.letters[121].x[5] = 50F;
    F.letters[121].y[5] = 0.0F;
    F.letters[121].pointTypes[6] = 'l';
    F.letters[121].x[6] = 50F;
    F.letters[121].y[6] = 70F;
    F.letters[122].numPoints = 7;
    F.letters[122].pointTypes = new char[7];
    F.letters[122].x = new float[7];
    F.letters[122].y = new float[7];
    F.letters[122].pointTypes[0] = 'l';
    F.letters[122].x[0] = 0.0F;
    F.letters[122].y[0] = 150F;
    F.letters[122].pointTypes[1] = 'l';
    F.letters[122].x[1] = 100F;
    F.letters[122].y[1] = 150F;
    F.letters[122].pointTypes[2] = 'l';
    F.letters[122].x[2] = 100F;
    F.letters[122].y[2] = 110F;
    F.letters[122].pointTypes[3] = 'l';
    F.letters[122].x[3] = 0.0F;
    F.letters[122].y[3] = 20F;
    F.letters[122].pointTypes[4] = 'l';
    F.letters[122].x[4] = 0.0F;
    F.letters[122].y[4] = 0.0F;
    F.letters[122].pointTypes[5] = 'm';
    F.letters[122].x[5] = 100F;
    F.letters[122].y[5] = 0.0F;
    F.letters[122].pointTypes[6] = 'l';
    F.letters[122].x[6] = 0.0F;
    F.letters[122].y[6] = 0.0F;
  }
}
// ── jsVectorFont.pde
// By Jared Shiffman https://www.perchinteractive.com/
// MIT Media Lab ACG (Aesthetics and Computation Group), 1999
// Ported by Golan Levin, 2017

class jsVectorFont {

  int numLetters;
  jsVectorLetter letters[];

  jsVectorFont() {
    letters = new jsVectorLetter[256];
    for (int i = 0; i < 256; i++) {
      letters[i] = new jsVectorLetter();
      letters[i].numPoints = 0;
    }
  }

  void drawString(String S, float px, float py, float size) {
    for (int i = 0; i < S.length(); i++) {
      char a = S.charAt(i);
      px = (float)((double)px + 170.0D * (double)size);
      letters[(int)a].draw(px, py, size);
    }
  }

  void drawStringInArc(String S, float cx, float cy, float radius, 
    float startAngle, float angleInc, float size, boolean flip) {

    float A = startAngle;
    if (flip) {
      for (int i = 0; i < S.length(); i++) {
        char a = S.charAt(i);
        float px = cx + (float)Math.cos(A) * radius;
        float py = cy + (float)Math.sin(A) * radius;
        letters[a].drawAtAngle(px, py, -1F * (float)Math.cos((double)A - 1.57D), -1F * (float)Math.sin((double)A - 1.57D), size);
        A -= angleInc;
      }
    } else {
      for (int i = 0; i < S.length(); i++) {
        char a = S.charAt(i);
        float px = cx + (float)Math.cos(A) * radius;
        float py = cy + (float)Math.sin(A) * radius;
        letters[a].drawAtAngle(px, py, (float)Math.cos((double)A - 1.57D), (float)Math.sin((double)A - 1.57D), size);
        A += angleInc;
      }
    }
  }
}
// ── jsVectorLetter.pde
// By Jared Shiffman https://www.perchinteractive.com/
// MIT Media Lab ACG (Aesthetics and Computation Group), 1999
// Ported by Golan Levin, 2017

class jsVectorLetter {

  int numPoints;
  char pointTypes[];
  float x[];
  float y[];

  jsVectorLetter() {
    numPoints = 0;
  }

  void draw(float tx, float ty, float size) {
    for (int i = 0; i < numPoints - 1; i++) {
      if (pointTypes[i + 1] != 'm') {
        line(
          (tx + x[i] * size), 
          (ty - y[i] * size), 
          (tx + x[i + 1] * size), 
          (ty - y[i + 1] * size));
      }
    }
  }

  void drawAtAngle(float tx, float ty, float cosA, float sinA, float size) {
    for (int i = 0; i < numPoints - 1; i++) {
      if (pointTypes[i + 1] != 'm') {
        line(
          (tx + (cosA * x[i] + sinA * y[i]) * size), 
          (ty - (cosA * y[i] - sinA * x[i]) * size), 
          (tx + (cosA * x[i + 1] + sinA * y[i + 1]) * size), 
          (ty - (cosA * y[i + 1] - sinA * x[i + 1]) * size));
      }
    }
  }
}
